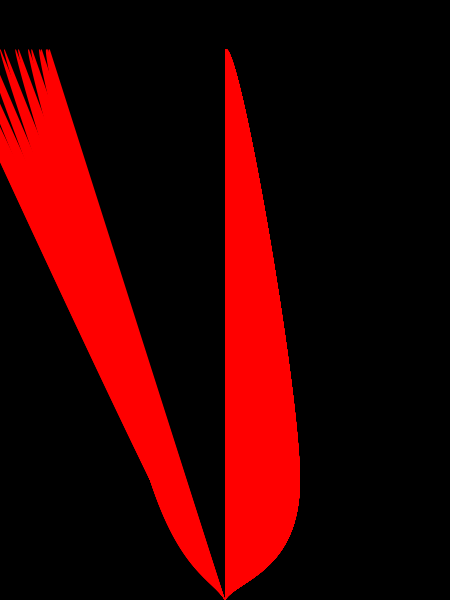
Frame 1 (no input)
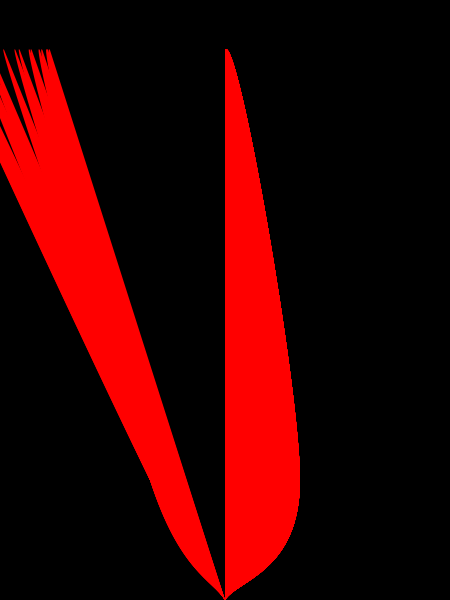
Frame 60 (the mouse pressed at the canvas centre just before this capture)
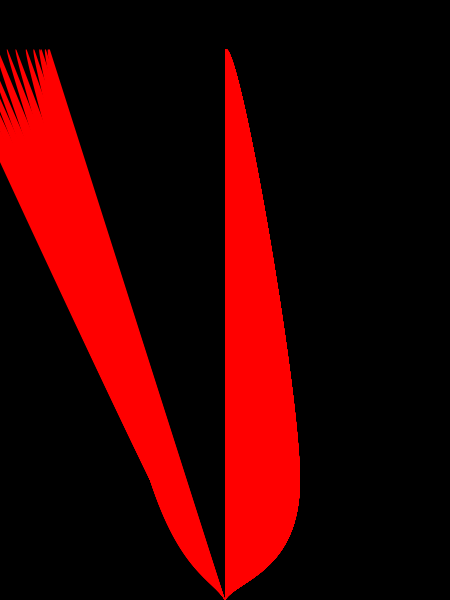
Frame 120 (the mouse held since frame 60 and released just before this capture)

The Processing sketch that drew these frames (run headless with seeded random() and noise(); from frame 60 on, the mouse is pressed at the canvas centre):

// Processing sketch: sketch_2_8
// ── sketch_2_8.pde
float w;
float h;
float moving;
float up;

void setup() {
  size(450, 600);
  w = width;
  h = height;
  up = w/2;
}

void draw() {
  background(0);
  noStroke();
  fill(255, 0, 0);

  //flame left

  moving-=0.01;

  float mvmt =0;
  float xoff = 0.01;   // For every xoff, start yoff at 0
  for (int x = 0; x<20; x++) {
    mvmt = noise(xoff);    
    xoff += 0.0002; // Increment yoff




    up+=mvmt;
    float xFlame = 50 *sin(up);
    println(xFlame);

    beginShape();


    curveVertex(w/2, h);
    curveVertex(w/2, h);
    curveVertex((w)/3, 480);
    curveVertex((xFlame), 50); // top flame
    curveVertex(w/2, h);
    endShape();

    //flame right
    beginShape();
    curveVertex(w/2, h);
    curveVertex(w/2, h);
    curveVertex(2*w/3, 480);
    curveVertex(w/2, 50); // top flame
    curveVertex(w/2, h);
    endShape();
  }
  delay(50);
}
